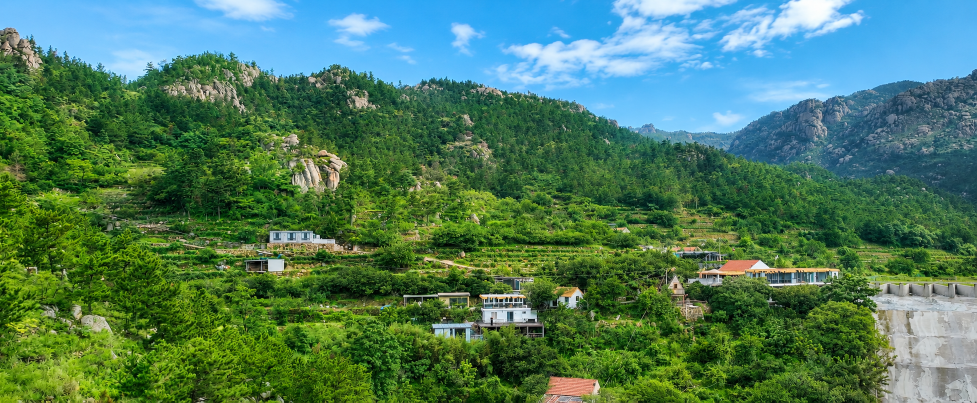
#> input picture 部分图片/山居介绍.png, 1953 x 805 px, found by its file name (shown at 1/2 size)
$ python debug_lineart_variants.py
#> lines starting #> are read from the running program, lines starting #| are printed output that depends on the picture; after the words box and inside, x2 and y2 are one past the last pixel; in counts of white or black regions, pixels touching at a corner belong together
#> in main, rgb is the input picture: shape (805, 1953, 3); mean R, G, B 78.2, 123.3, 94.3
from pathlib import Path

import cv2
import numpy as np
from PIL import Image, ImageDraw, ImageFont


ROOT = Path(r"E:\AI编程\停云小程序")
SRC = ROOT / "部分图片" / "山居介绍.png"
OUT = ROOT / "输出_茶盒线稿"
DEEP_GREEN = (13, 59, 29)
GOLD = (184, 138, 69)


def sky_mask(rgb):
    hsv = cv2.cvtColor(rgb, cv2.COLOR_RGB2HSV)
#> hsv: shape (805, 1953, 3); mean H, S, V 65.8, 157.2, 137.5
    s, v = hsv[..., 1], hsv[..., 2]
    r = rgb[..., 0].astype(np.int16)
    g = rgb[..., 1].astype(np.int16)
    b = rgb[..., 2].astype(np.int16)
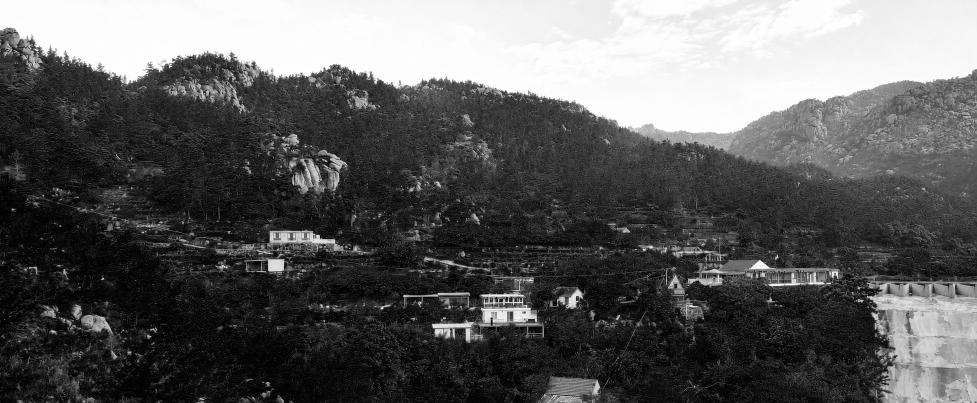
#> b: shape (805, 1953) int16 (shown at 1/2 size); min 0, max 255, mean 94.3
    yy = np.indices(s.shape)[0]
    sky = ((yy < 430) & (b > g + 5) & (b > r + 15) & (s > 25) & (v > 92)) | ((yy < 330) & (v > 176) & (s < 65))
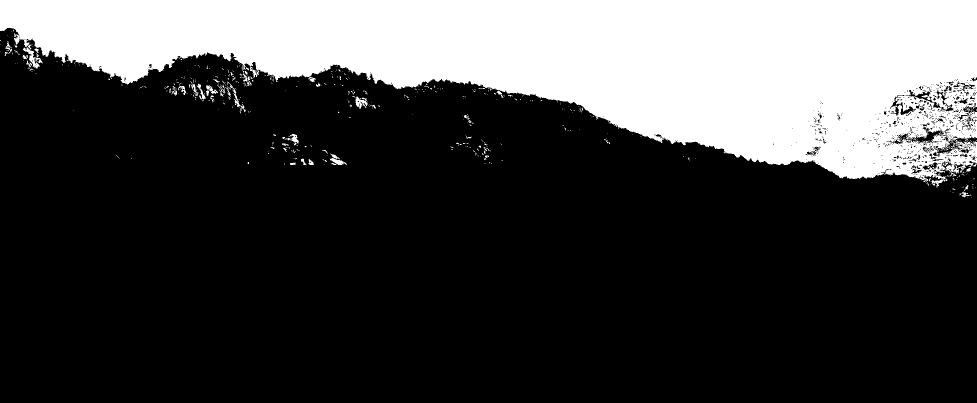
#> sky: shape (805, 1953) bool (shown at 1/2 size); 26.4% white; 502 white regions (452 under 20 px), largest, box (x1, y1, x2, y2) and area: (0, 0, 1953, 375) 410006, (46, 95, 86, 137) 475, (710, 193, 736, 217) 318
    sky = sky.astype(np.uint8) * 255
    return cv2.morphologyEx(sky, cv2.MORPH_CLOSE, np.ones((9, 9), np.uint8))
#> returned value: shape (805, 1953); 27.6% white; 79 white regions (54 under 20 px), largest, box (x1, y1, x2, y2) and area: (0, 0, 1953, 375) 429189, (696, 180, 760, 217) 824, (564, 268, 599, 306) 778


def render(edges, name):
    h, w = edges.shape
    img = np.zeros((h, w, 3), dtype=np.uint8)
    img[:] = DEEP_GREEN
    alpha = (edges > 0).astype(np.float32)[:, :, None] * 0.72
    gold = np.array(GOLD, dtype=np.float32)
    img = img.astype(np.float32) * (1 - alpha) + gold * alpha
    im = Image.fromarray(img.astype(np.uint8))
    im.thumbnail((976, 402))
    canvas = Image.new("RGB", (976, 442), DEEP_GREEN)
    canvas.paste(im, (0, 40))
    draw = ImageDraw.Draw(canvas)
    draw.text((16, 12), name, fill=(220, 180, 110))
    return canvas


def main():
    rgb = np.array(Image.open(SRC).convert("RGB"))
    gray = cv2.cvtColor(rgb, cv2.COLOR_RGB2GRAY)
    land = cv2.bitwise_not(sky_mask(rgb))
    land[:35, :] = 0

    variants = {}
    blur5 = cv2.GaussianBlur(gray, (5, 5), 0)
    variants["A raw photo edges / close to source"] = cv2.bitwise_and(cv2.Canny(blur5, 28, 82, L2gradient=True), land)

    bilateral = cv2.bilateralFilter(gray, 7, 45, 45)
    variants["B quieter packaging line"] = cv2.bitwise_and(cv2.Canny(bilateral, 36, 112, L2gradient=True), land)

    blur9 = cv2.GaussianBlur(gray, (9, 9), 0)
    detail = cv2.Canny(blur9, 22, 72, L2gradient=True)
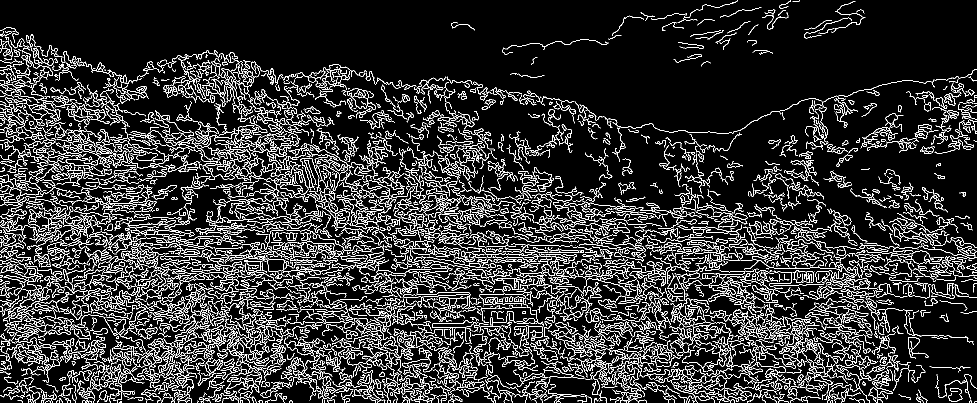
#> detail: shape (805, 1953) (shown at 1/2 size); 12.5% white in thin lines or dots
    variants["C broad mountain + houses"] = cv2.bitwise_and(detail, land)

    grayf = gray.astype(np.float32) / 255
    g1 = cv2.GaussianBlur(grayf, (0, 0), 0.75)
    g2 = cv2.GaussianBlur(grayf, (0, 0), 1.8)
    dog = np.abs(g1 - g2)
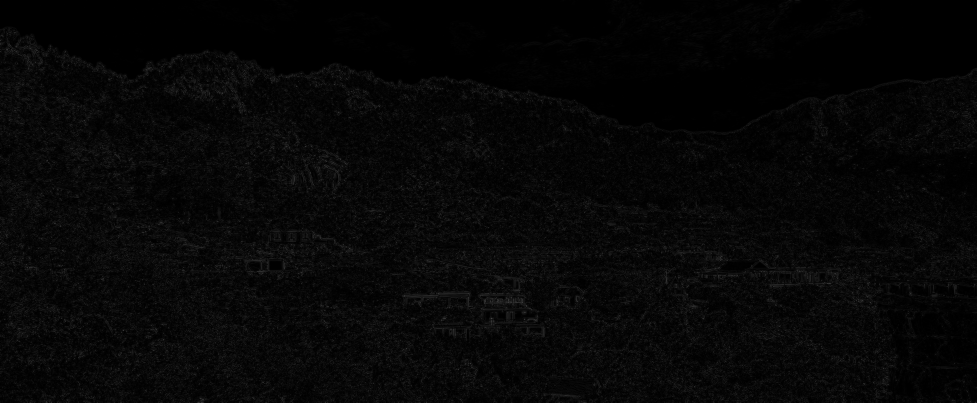
#> dog: shape (805, 1953) float32 (shown at 1/2 size); min 0, max 0.317, mean 0.0268
    thresh = np.percentile(dog[land > 0], 86)
#> thresh = 0.0631
    variants["D DoG sketch texture"] = cv2.bitwise_and((dog > thresh).astype(np.uint8) * 255, land)

    # Add a little line thickness for preview only.
    pages = []
    for k, e in variants.items():
        e = cv2.morphologyEx(e, cv2.MORPH_CLOSE, np.ones((2, 2), np.uint8))
        pages.append(render(e, k))
#> this loop made 4 passes
#> k on passes 1 to 4: 'A raw photo edges / close to source', 'B quieter packaging line', 'C broad mountain + houses', 'D DoG sketch texture'
#> pass 1, in main, `e = cv2.morphologyEx(e, cv2.MORPH_CLOSE, np.ones((2, 2), np.uint8))`:
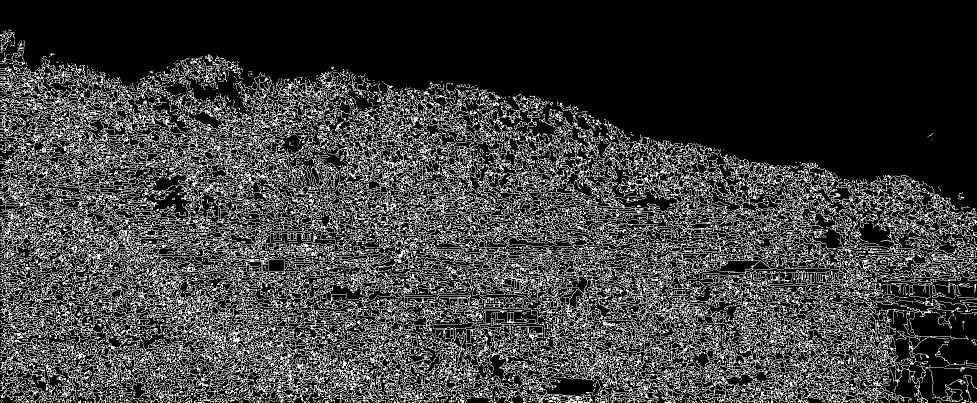
#> e: shape (805, 1953) (shown at 1/2 size); 23.5% white in thin lines or dots
#> pass 1, in render, `img = img.astype(np.float32) * (1 - alpha) + gold * alpha`:
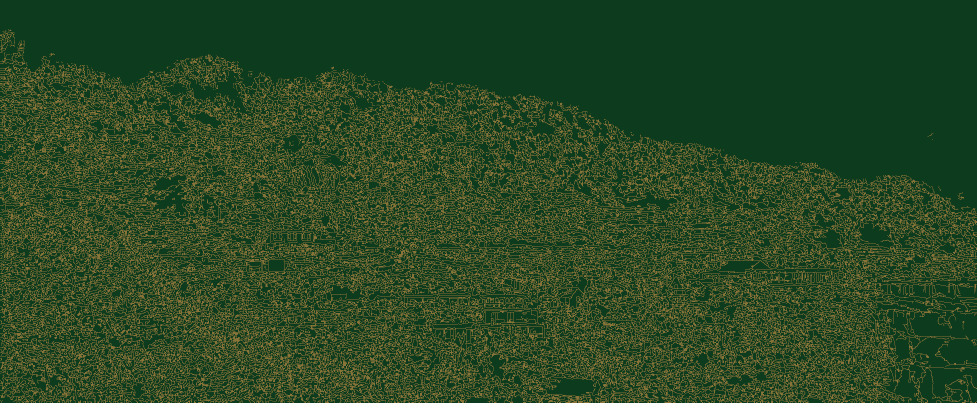
#> img: shape (805, 1953, 3) float32 (shown at 1/2 size); mean of channels 0, 1, 2 41.5, 71.4, 35.2; drawn as R, G, B
#> after the loop, pages = 4 items
    sheet = Image.new("RGB", (1952, 884), DEEP_GREEN)
    sheet.paste(pages[0], (0, 0))
    sheet.paste(pages[1], (976, 0))
    sheet.paste(pages[2], (0, 442))
    sheet.paste(pages[3], (976, 442))
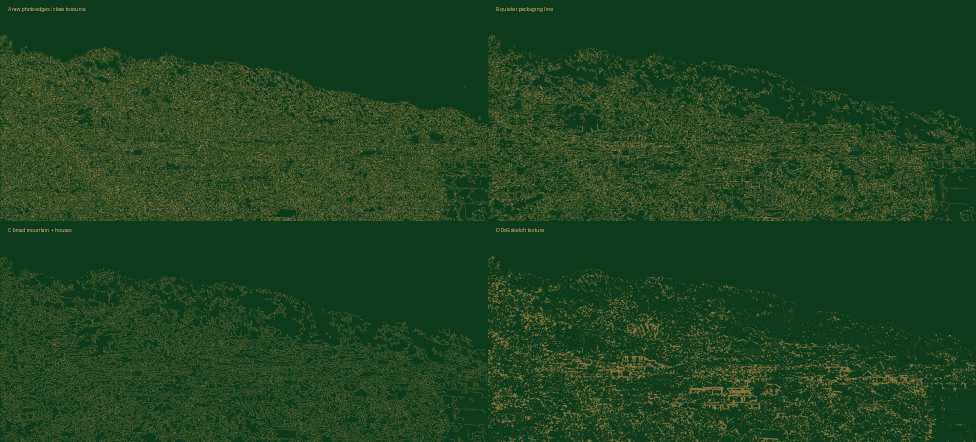
#> sheet: PIL image 1952x884 RGB (shown at 1/2 size); mean R, G, B 31.4, 67.4, 33.2
    out = OUT / "线稿算法候选对比.png"
    sheet.save(out)
    print(out)


if __name__ == "__main__":
    main()

$ run again, with 部分图片/28ad22e0-caf4-4789-8f37-d536ec5d1668.png copied over 部分图片/山居介绍.png
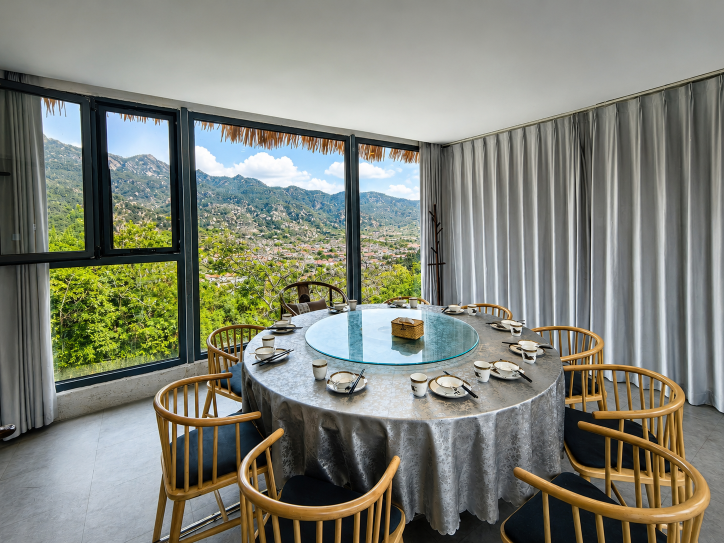
#> input picture 部分图片/28ad22e0-caf4-4789-8f37-d536ec5d1668.png, 1448 x 1086 px, found by its file name (shown at 1/2 size)
#> in main, rgb is the input picture: shape (1086, 1448, 3); mean R, G, B 127.6, 129.9, 118.7
#> hsv: shape (1086, 1448, 3); mean H, S, V 57.6, 52.3, 136.1
#> in sky_mask, `sky = ((yy < 430) & (b > g + 5) & (b > r + 15) & (s > 25) & (v > 92)) ..`:
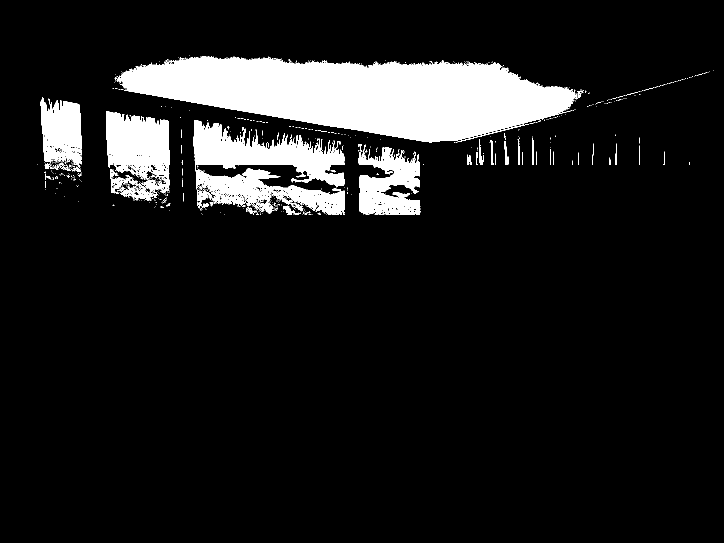
#> sky: shape (1086, 1448) bool (shown at 1/2 size); 10.7% white; 572 white regions (528 under 20 px), largest, box (x1, y1, x2, y2) and area: (233, 112, 1167, 285) 98497, (387, 240, 690, 430) 29729, (212, 223, 339, 402) 15702
#> detail: shape (1086, 1448); 7.7% white in thin lines or dots, all inside (x1, y1, x2, y2) = (0, 136, 1448, 1086)
#> thresh = 0.0497
#> the loop in main, `for k, e in variants.items():` made 4 passes
#> k on passes 1 to 4: 'A raw photo edges / close to source', 'B quieter packaging line', 'C broad mountain + houses', 'D DoG sketch texture'
#> after the loop in main, `for k, e in variants.items():`: pages = 4 items
#> in main, `sheet.paste(pages[3], (976, 442))`:
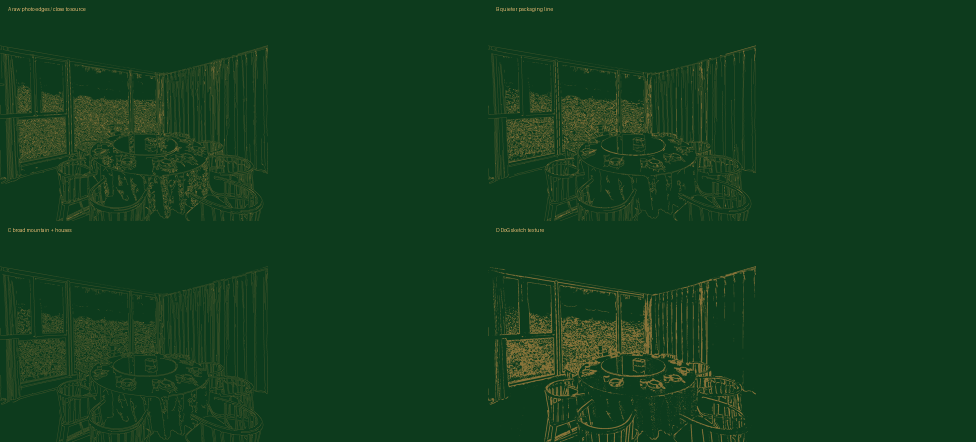
#> sheet: PIL image 1952x884 RGB (shown at 1/2 size); mean R, G, B 19.7, 62.1, 30.5
